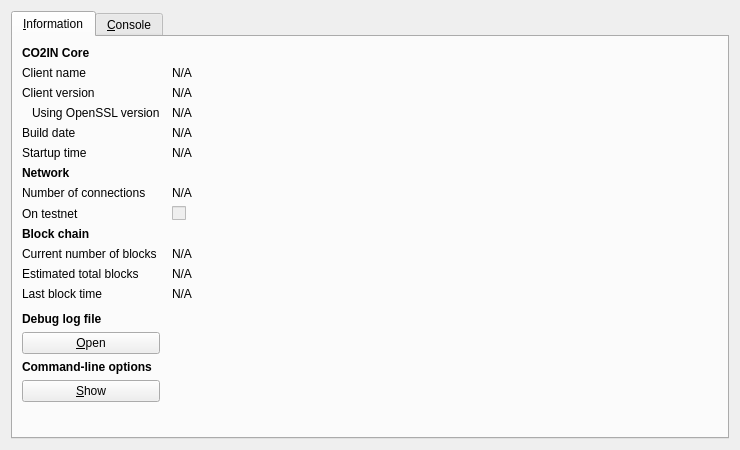
<?xml version="1.0" encoding="UTF-8"?>
<ui version="4.0">
 <class>RPCConsole</class>
 <widget class="QDialog" name="RPCConsole">
  <property name="geometry">
   <rect>
    <x>0</x>
    <y>0</y>
    <width>740</width>
    <height>450</height>
   </rect>
  </property>
  <property name="windowTitle">
   <string>CO2IN - Debug window</string>
  </property>
  <layout class="QVBoxLayout" name="verticalLayout_2">
   <item>
    <widget class="QTabWidget" name="tabWidget">
     <property name="currentIndex">
      <number>0</number>
     </property>
     <widget class="QWidget" name="tab_info">
      <attribute name="title">
       <string>&amp;Information</string>
      </attribute>
      <layout class="QGridLayout" name="gridLayout" columnstretch="0,1">
       <property name="horizontalSpacing">
        <number>12</number>
       </property>
       <item row="0" column="0">
        <widget class="QLabel" name="label_9">
         <property name="font">
          <font>
           <weight>75</weight>
           <bold>true</bold>
          </font>
         </property>
         <property name="text">
          <string>CO2IN Core</string>
         </property>
        </widget>
       </item>
       <item row="1" column="0">
        <widget class="QLabel" name="label_5">
         <property name="text">
          <string>Client name</string>
         </property>
        </widget>
       </item>
       <item row="1" column="1">
        <widget class="QLabel" name="clientName">
         <property name="cursor">
          <cursorShape>IBeamCursor</cursorShape>
         </property>
         <property name="text">
          <string>N/A</string>
         </property>
         <property name="textFormat">
          <enum>Qt::PlainText</enum>
         </property>
         <property name="textInteractionFlags">
          <set>Qt::LinksAccessibleByMouse|Qt::TextSelectableByKeyboard|Qt::TextSelectableByMouse</set>
         </property>
        </widget>
       </item>
       <item row="2" column="0">
        <widget class="QLabel" name="label_6">
         <property name="text">
          <string>Client version</string>
         </property>
        </widget>
       </item>
       <item row="2" column="1">
        <widget class="QLabel" name="clientVersion">
         <property name="cursor">
          <cursorShape>IBeamCursor</cursorShape>
         </property>
         <property name="text">
          <string>N/A</string>
         </property>
         <property name="textFormat">
          <enum>Qt::PlainText</enum>
         </property>
         <property name="textInteractionFlags">
          <set>Qt::LinksAccessibleByMouse|Qt::TextSelectableByKeyboard|Qt::TextSelectableByMouse</set>
         </property>
        </widget>
       </item>
       <item row="3" column="0">
        <widget class="QLabel" name="label_14">
         <property name="text">
          <string>Using OpenSSL version</string>
         </property>
         <property name="indent">
          <number>10</number>
         </property>
        </widget>
       </item>
       <item row="3" column="1">
        <widget class="QLabel" name="openSSLVersion">
         <property name="cursor">
          <cursorShape>IBeamCursor</cursorShape>
         </property>
         <property name="text">
          <string>N/A</string>
         </property>
         <property name="textFormat">
          <enum>Qt::PlainText</enum>
         </property>
         <property name="textInteractionFlags">
          <set>Qt::LinksAccessibleByMouse|Qt::TextSelectableByKeyboard|Qt::TextSelectableByMouse</set>
         </property>
        </widget>
       </item>
       <item row="4" column="0">
        <widget class="QLabel" name="label_12">
         <property name="text">
          <string>Build date</string>
         </property>
        </widget>
       </item>
       <item row="4" column="1">
        <widget class="QLabel" name="buildDate">
         <property name="cursor">
          <cursorShape>IBeamCursor</cursorShape>
         </property>
         <property name="text">
          <string>N/A</string>
         </property>
         <property name="textFormat">
          <enum>Qt::PlainText</enum>
         </property>
         <property name="textInteractionFlags">
          <set>Qt::LinksAccessibleByMouse|Qt::TextSelectableByKeyboard|Qt::TextSelectableByMouse</set>
         </property>
        </widget>
       </item>
       <item row="5" column="0">
        <widget class="QLabel" name="label_13">
         <property name="text">
          <string>Startup time</string>
         </property>
        </widget>
       </item>
       <item row="5" column="1">
        <widget class="QLabel" name="startupTime">
         <property name="cursor">
          <cursorShape>IBeamCursor</cursorShape>
         </property>
         <property name="text">
          <string>N/A</string>
         </property>
         <property name="textFormat">
          <enum>Qt::PlainText</enum>
         </property>
         <property name="textInteractionFlags">
          <set>Qt::LinksAccessibleByMouse|Qt::TextSelectableByKeyboard|Qt::TextSelectableByMouse</set>
         </property>
        </widget>
       </item>
       <item row="6" column="0">
        <widget class="QLabel" name="label_11">
         <property name="font">
          <font>
           <weight>75</weight>
           <bold>true</bold>
          </font>
         </property>
         <property name="text">
          <string>Network</string>
         </property>
        </widget>
       </item>
       <item row="7" column="0">
        <widget class="QLabel" name="label_7">
         <property name="text">
          <string>Number of connections</string>
         </property>
        </widget>
       </item>
       <item row="7" column="1">
        <widget class="QLabel" name="numberOfConnections">
         <property name="cursor">
          <cursorShape>IBeamCursor</cursorShape>
         </property>
         <property name="text">
          <string>N/A</string>
         </property>
         <property name="textFormat">
          <enum>Qt::PlainText</enum>
         </property>
         <property name="textInteractionFlags">
          <set>Qt::LinksAccessibleByMouse|Qt::TextSelectableByKeyboard|Qt::TextSelectableByMouse</set>
         </property>
        </widget>
       </item>
       <item row="8" column="0">
        <widget class="QLabel" name="label_8">
         <property name="text">
          <string>On testnet</string>
         </property>
        </widget>
       </item>
       <item row="8" column="1">
        <widget class="QCheckBox" name="isTestNet">
         <property name="enabled">
          <bool>false</bool>
         </property>
         <property name="text">
          <string/>
         </property>
        </widget>
       </item>
       <item row="9" column="0">
        <widget class="QLabel" name="label_10">
         <property name="font">
          <font>
           <weight>75</weight>
           <bold>true</bold>
          </font>
         </property>
         <property name="text">
          <string>Block chain</string>
         </property>
        </widget>
       </item>
       <item row="10" column="0">
        <widget class="QLabel" name="label_3">
         <property name="text">
          <string>Current number of blocks</string>
         </property>
        </widget>
       </item>
       <item row="10" column="1">
        <widget class="QLabel" name="numberOfBlocks">
         <property name="cursor">
          <cursorShape>IBeamCursor</cursorShape>
         </property>
         <property name="text">
          <string>N/A</string>
         </property>
         <property name="textFormat">
          <enum>Qt::PlainText</enum>
         </property>
         <property name="textInteractionFlags">
          <set>Qt::LinksAccessibleByMouse|Qt::TextSelectableByKeyboard|Qt::TextSelectableByMouse</set>
         </property>
        </widget>
       </item>
       <item row="11" column="0">
        <widget class="QLabel" name="label_4">
         <property name="text">
          <string>Estimated total blocks</string>
         </property>
        </widget>
       </item>
       <item row="11" column="1">
        <widget class="QLabel" name="totalBlocks">
         <property name="cursor">
          <cursorShape>IBeamCursor</cursorShape>
         </property>
         <property name="text">
          <string>N/A</string>
         </property>
         <property name="textFormat">
          <enum>Qt::PlainText</enum>
         </property>
         <property name="textInteractionFlags">
          <set>Qt::LinksAccessibleByMouse|Qt::TextSelectableByKeyboard|Qt::TextSelectableByMouse</set>
         </property>
        </widget>
       </item>
       <item row="12" column="0">
        <widget class="QLabel" name="label_2">
         <property name="text">
          <string>Last block time</string>
         </property>
        </widget>
       </item>
       <item row="12" column="1">
        <widget class="QLabel" name="lastBlockTime">
         <property name="cursor">
          <cursorShape>IBeamCursor</cursorShape>
         </property>
         <property name="text">
          <string>N/A</string>
         </property>
         <property name="textFormat">
          <enum>Qt::PlainText</enum>
         </property>
         <property name="textInteractionFlags">
          <set>Qt::LinksAccessibleByMouse|Qt::TextSelectableByKeyboard|Qt::TextSelectableByMouse</set>
         </property>
        </widget>
       </item>
       <item row="13" column="0">
        <spacer name="verticalSpacer_2">
         <property name="orientation">
          <enum>Qt::Vertical</enum>
         </property>
         <property name="sizeHint" stdset="0">
          <size>
           <width>20</width>
           <height>20</height>
          </size>
         </property>
        </spacer>
       </item>
       <item row="14" column="0">
        <widget class="QLabel" name="labelDebugLogfile">
         <property name="font">
          <font>
           <weight>75</weight>
           <bold>true</bold>
          </font>
         </property>
         <property name="text">
          <string>Debug log file</string>
         </property>
        </widget>
       </item>
       <item row="15" column="0">
        <widget class="QPushButton" name="openDebugLogfileButton">
         <property name="toolTip">
          <string>Open the CO2IN debug log file from the current data directory. This can take a few seconds for large log files.</string>
         </property>
         <property name="text">
          <string>&amp;Open</string>
         </property>
         <property name="autoDefault">
          <bool>false</bool>
         </property>
        </widget>
       </item>
       <item row="16" column="0">
        <widget class="QLabel" name="labelCLOptions">
         <property name="font">
          <font>
           <weight>75</weight>
           <bold>true</bold>
          </font>
         </property>
         <property name="text">
          <string>Command-line options</string>
         </property>
        </widget>
       </item>
       <item row="17" column="0">
        <widget class="QPushButton" name="showCLOptionsButton">
         <property name="toolTip">
          <string>Show the CO2IN-Qt help message to get a list with possible CO2IN command-line options.</string>
         </property>
         <property name="text">
          <string>&amp;Show</string>
         </property>
         <property name="autoDefault">
          <bool>false</bool>
         </property>
        </widget>
       </item>
       <item row="18" column="0">
        <spacer name="verticalSpacer">
         <property name="orientation">
          <enum>Qt::Vertical</enum>
         </property>
         <property name="sizeHint" stdset="0">
          <size>
           <width>20</width>
           <height>40</height>
          </size>
         </property>
        </spacer>
       </item>
      </layout>
     </widget>
     <widget class="QWidget" name="tab_console">
      <attribute name="title">
       <string>&amp;Console</string>
      </attribute>
      <layout class="QVBoxLayout" name="verticalLayout_3">
       <property name="spacing">
        <number>3</number>
       </property>
       <item>
        <widget class="QTextEdit" name="messagesWidget">
         <property name="minimumSize">
          <size>
           <width>0</width>
           <height>100</height>
          </size>
         </property>
         <property name="readOnly">
          <bool>true</bool>
         </property>
         <property name="tabKeyNavigation" stdset="0">
          <bool>false</bool>
         </property>
         <property name="columnCount" stdset="0">
          <number>2</number>
         </property>
        </widget>
       </item>
       <item>
        <layout class="QHBoxLayout" name="horizontalLayout">
         <property name="spacing">
          <number>3</number>
         </property>
         <item>
          <widget class="QLabel" name="label">
           <property name="text">
            <string notr="true">&gt;</string>
           </property>
          </widget>
         </item>
         <item>
          <widget class="QLineEdit" name="lineEdit"/>
         </item>
         <item>
          <widget class="QPushButton" name="clearButton">
           <property name="maximumSize">
            <size>
             <width>24</width>
             <height>24</height>
            </size>
           </property>
           <property name="toolTip">
            <string>Clear console</string>
           </property>
           <property name="text">
            <string/>
           </property>
           <property name="icon">
            <iconset resource="../bitcoin.qrc">
             <normaloff>:/icons/remove</normaloff>:/icons/remove</iconset>
           </property>
           <property name="shortcut">
            <string notr="true">Ctrl+L</string>
           </property>
           <property name="autoDefault">
            <bool>false</bool>
           </property>
          </widget>
         </item>
        </layout>
       </item>
      </layout>
     </widget>
    </widget>
   </item>
  </layout>
 </widget>
 <resources>
  <include location="../bitcoin.qrc"/>
 </resources>
 <connections/>
</ui>
